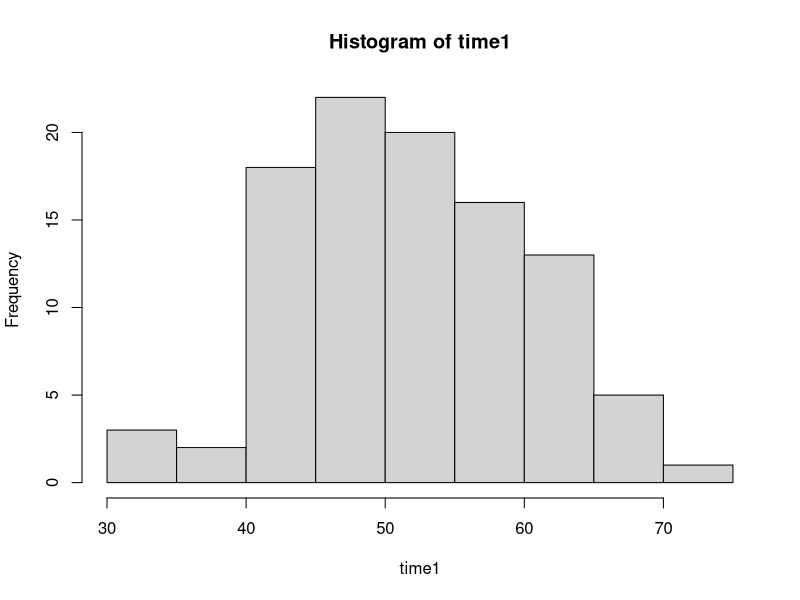
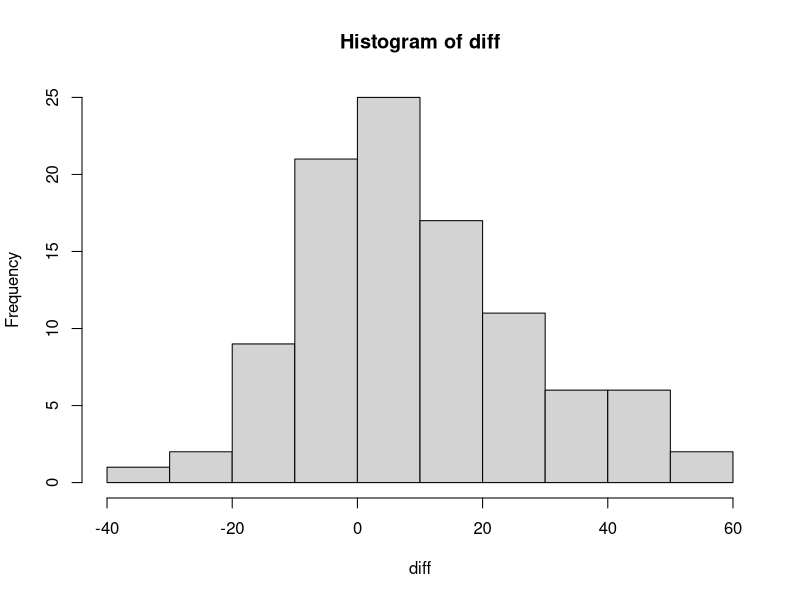
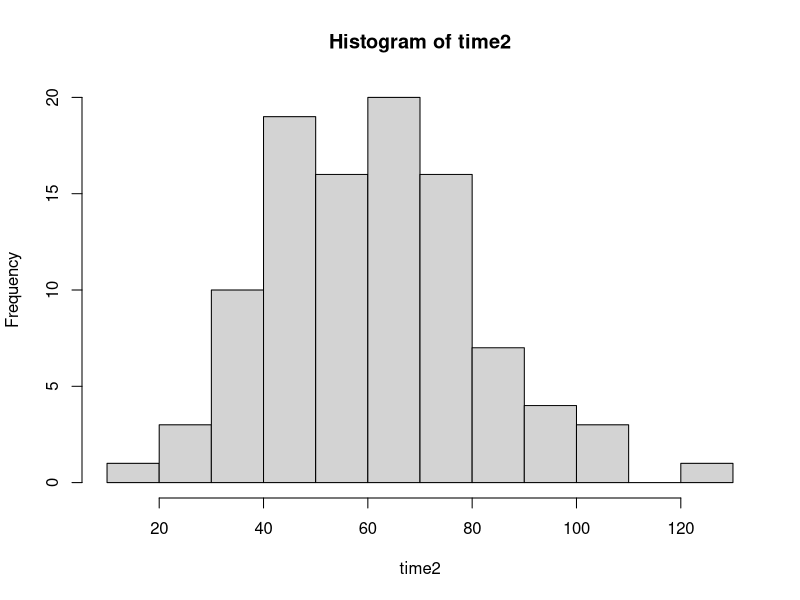
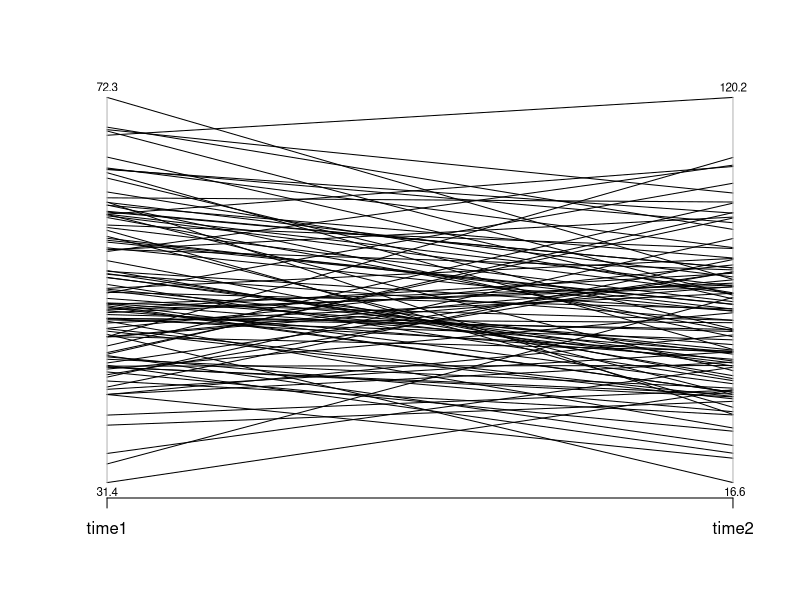

Here is the R script that generated these plots, in order:
# R Statistics Essential Training
# Ex07_04
# Comparing paired means: Paired t-test

# Load data
# Create random data sampled from random normal distribution 
# rnorm(observation, mean = mu, sd = x) <- time 1
time1 <- rnorm(100, mean = 50, sd = 10)

# Simulate change over time - before & after
# Difference - same observations, smaller mean/ greater sd
diff <- rnorm(100, mean = 10, sd = 20)

# Create sum vector 
time2 <- time1 + diff  # = rnorm(100, 60, 30)


# Plot histograms of three vectors/ boxplot of time 1 & time 2
hist(time1) # slight right skew
hist(diff) # looks more normal than time1
hist(time2) # kind of a left skew?


# Save variables in dataframe and use "MASS"
# to create parallel coordinate plot
# Get dataset into single data frame - newdf <- data.frame(t1, t2)
timeChange <- data.frame(time1, time2)
require(MASS) # For some reason, even though I can successfully run require(MASS), the package doesn't have check near name

# Crate parallel coordinate plot
# parcoord(paired dataframe, var.label = TRUE) # var.label will label min & max
?parcoord
parcoord(timeChange, var.label = TRUE) # looks like an increase - more stark than in example 


# Now that we have a visualization of patterns, let's do some testing!
# Paired t-test (with defaults)
?t.test
t.test(time1,time2, paired = TRUE) # p-value = 2.779e-05; incredibly strong evidence for statistically sig. different means
t.test(time2,time1, paired = TRUE) # p-value is still the same but it looks like positive values for t & CI 
# Makes sense...going from time1(less) to time2(more) so negative difference in the first t.test

# Paired t-test with options
# Check if significantly greater than 10 (difference mean)
t.test(time2, time1, 
       paired = TRUE,
       mu = 10,  # Specify non-0 null value - mu = population mean
       alternative = "greater",  # One-tailed test
       conf.level = 0.99)  # 99% CI (vs. 95%)

# Not statitically significance 
# mean of the differences = 9.684581


# Clean up
detach("package:MASS", unload=TRUE) 
rm(list = ls())
dev.off()
